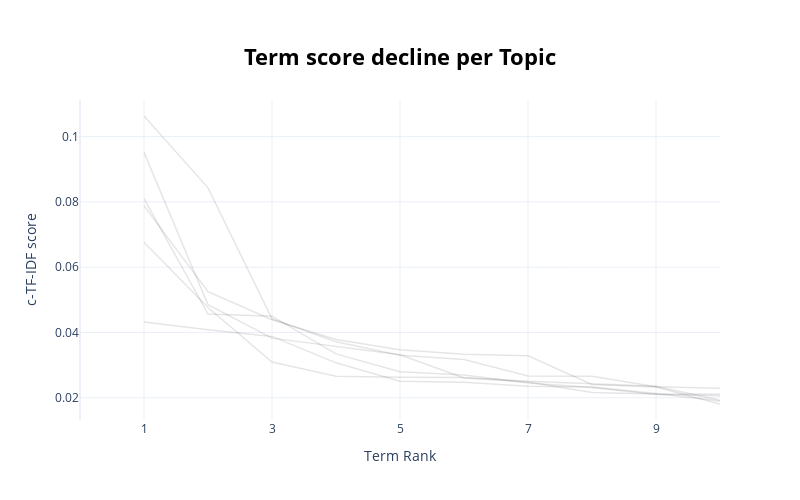

The cell this chart's notebook holds for it:
### Code cell
topic_model.visualize_term_rank()

### Figure 1 — Plotly figure (JSON) as saved in the notebook; plotly's stock layout.template omitted (floating-point values rounded to 4 significant figures)
{"data": [{"hovertext": "<b>Topic 0</b>:power_voltage_circuit_dc_converter_", "line": {"color": "black", "width": 1.5}, "mode": "lines+lines", "name": "", "opacity": 0.1, "type": "scatter", "x": [1, 2, 3, 4, 5, 6, 7, 8, 9, 10], "y": [0.07879, 0.05251, 0.04388, 0.03783, 0.03471, 0.03331, 0.03287, 0.02407, 0.0233, 0.01809]}, {"hovertext": "<b>Topic 1</b>:memory_processor_computing_unit_neu", "line": {"color": "black", "width": 1.5}, "mode": "lines+lines", "name": "", "opacity": 0.1, "type": "scatter", "x": [1, 2, 3, 4, 5, 6, 7, 8, 9, 10], "y": [0.06765, 0.04763, 0.03096, 0.0266, 0.0263, 0.02622, 0.02503, 0.02437, 0.02353, 0.01924]}, {"hovertext": "<b>Topic 2</b>:processing_image_method_mobile_appl", "line": {"color": "black", "width": 1.5}, "mode": "lines+lines", "name": "", "opacity": 0.1, "type": "scatter", "x": [1, 2, 3, 4, 5, 6, 7, 8, 9, 10], "y": [0.04321, 0.04081, 0.0388, 0.03071, 0.02505, 0.02472, 0.02351, 0.0233, 0.02132, 0.01901]}, {"hovertext": "<b>Topic 3</b>:neural_network_processing_layer_dee", "line": {"color": "black", "width": 1.5}, "mode": "lines+lines", "name": "", "opacity": 0.1, "type": "scatter", "x": [1, 2, 3, 4, 5, 6, 7, 8, 9, 10], "y": [0.1063, 0.0843, 0.04418, 0.03717, 0.03303, 0.03172, 0.02664, 0.0266, 0.02339, 0.02291]}, {"hovertext": "<b>Topic 4</b>:network_transmission_bandwidth_acce", "line": {"color": "black", "width": 1.5}, "mode": "lines+lines", "name": "", "opacity": 0.1, "type": "scatter", "x": [1, 2, 3, 4, 5, 6, 7, 8, 9, 10], "y": [0.09517, 0.0485, 0.03827, 0.03575, 0.03316, 0.02605, 0.02485, 0.02162, 0.02117, 0.02106]}, {"hovertext": "<b>Topic 5</b>:network_plurality_communication_ser", "line": {"color": "black", "width": 1.5}, "mode": "lines+lines", "name": "", "opacity": 0.1, "type": "scatter", "x": [1, 2, 3, 4, 5, 6, 7, 8, 9, 10], "y": [0.08103, 0.04563, 0.04498, 0.03343, 0.02794, 0.02694, 0.0245, 0.02315, 0.02102, 0.02064]}], "layout": {"height": 500, "hoverlabel": {"bgcolor": "white", "font": {"family": "Rockwell", "size": 16}}, "showlegend": false, "title": {"font": {"color": "Black", "size": 22}, "text": "<b>Term score decline per Topic</b>", "x": 0.5, "xanchor": "center", "y": 0.9, "yanchor": "top"}, "width": 800, "xaxis": {"dtick": 2, "range": [0, 10], "tick0": 1, "title": {"text": "Term Rank"}}, "yaxis": {"title": {"text": "c-TF-IDF score"}}}}
